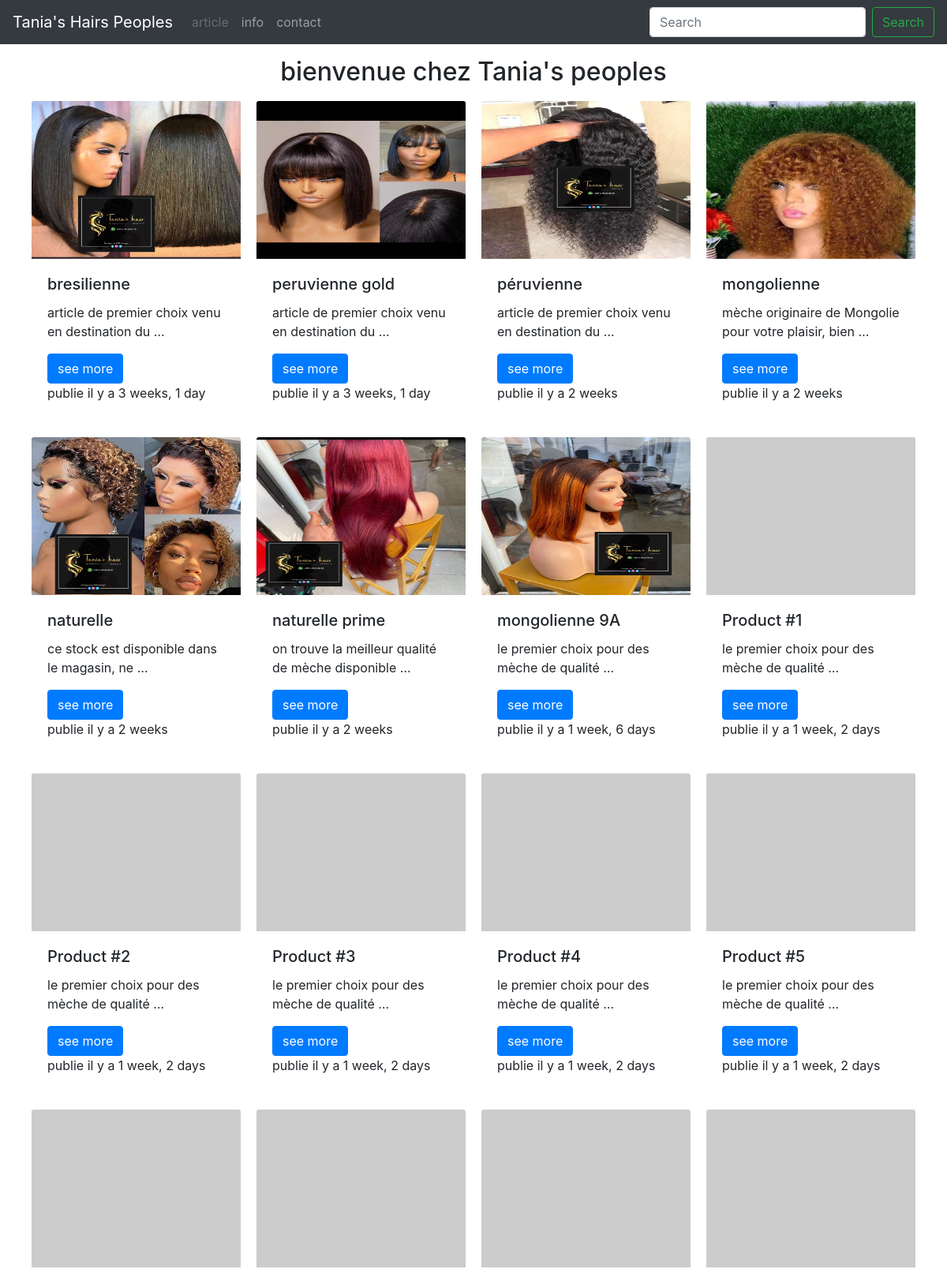
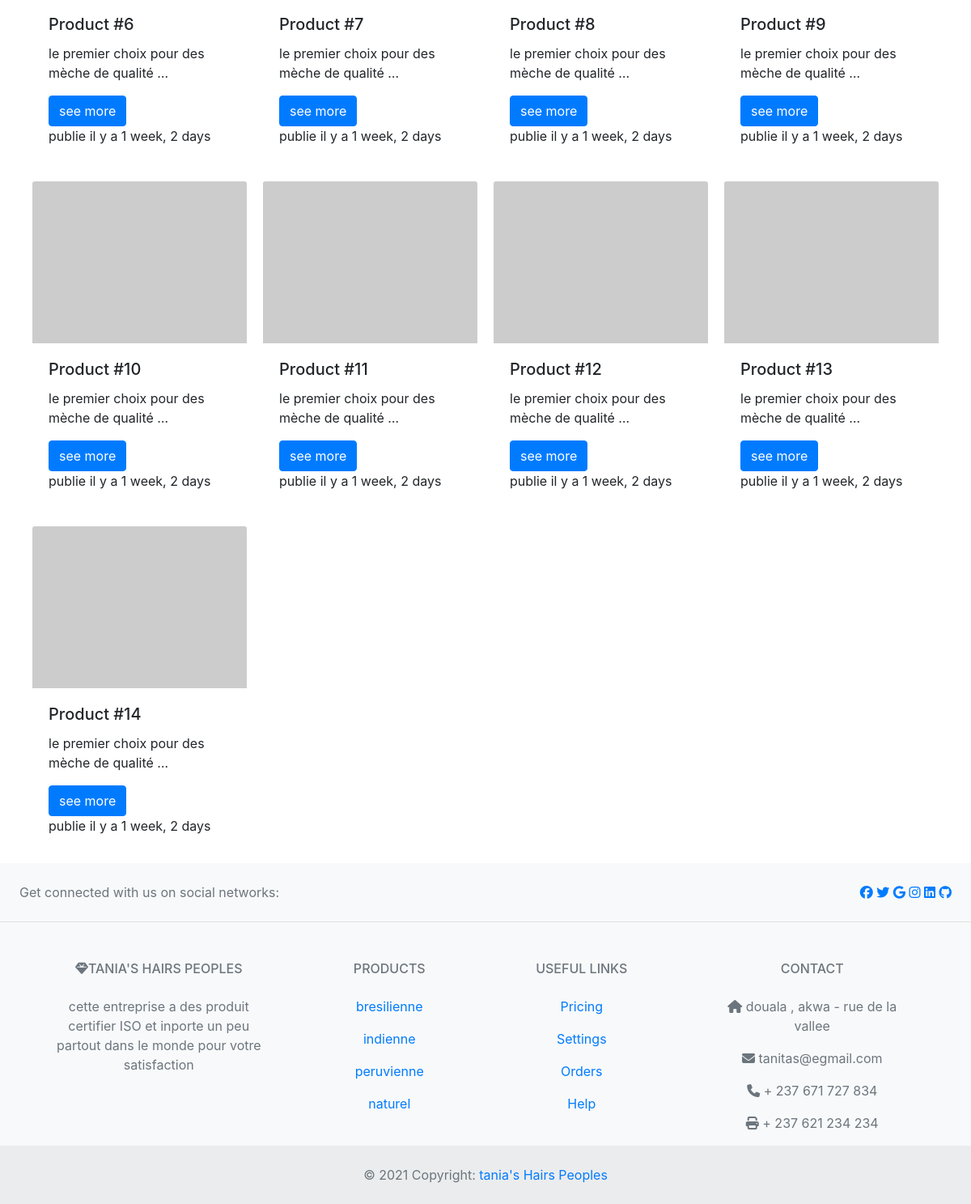
Screenshot of /essai/ with the database file from the repository (2 pictures, top to bottom).
### HomePage/models.py (models this page shows, shortened)
class Product(models.Model):
    category=models.CharField(max_length=100)
    name=models.CharField(max_length=150)
    description=models.TextField()
    image=models.ImageField()
    price=models.DecimalField(decimal_places=2, max_digits=1000)
    quantity=models.DecimalField(decimal_places=0, max_digits=10000)
    quality=models.CharField(max_length=120)
    created_at=models.DateTimeField(auto_now_add=True)
    upload_at=models.DateTimeField(auto_now=True)

### HomePage/views.py (the view)
# urls.py: path('essai/', essai, name="essai"),
def essai(request):
    list_produit=Product.objects.all()
    context={'list_product':list_produit}
    return render(request,'article.html', context)

### HomePage/templates/article.html (shortened to what this page needs)
<!doctype html>
<html lang="en">
  <head>
    <link rel="stylesheet" href="https://cdn.jsdelivr.net/npm/bootstrap@4.1.3/dist/css/bootstrap.min.css">
  </head>
  <body>
    <nav class="navbar navbar-expand-lg navbar navbar-dark bg-dark">
        <div class="collapse navbar-collapse" id="navbarTogglerDemo01">
          <a class="navbar-brand" href="http://127.0.0.1:8000/blog/">Tania's Hairs Peoples</a>
          <ul class="navbar-nav mr-auto mt-2 mt-lg-0">
            <li class="nav-item ">
              <a class="nav-link disabled" href="http://127.0.0.1:8000/essai/"> article <span class="sr-only">(current)</span></a>
            </li>
            <li class="nav-item">
              <a class="nav-link" href="http://127.0.0.1:8000/blog/" target="_blank">info</a>
            </li>
            <li class="nav-item">
              <a class="nav-link " href="#contact">contact</a>
            </li>
          </ul>
          <form class="form-inline my-2 my-lg-0" action="{% url 'search'%}">
            <input class="form-control mr-sm-2" type="search" placeholder="Search" aria-label="Search" name='article'>
            <button class="btn btn-outline-success my-2 my-sm-0" type="submit">Search</button>
          </form>
        </div>
      </nav>
      <h2 class='text-center mt-3'> bienvenue chez Tania's peoples </h2>
      <div class="container">
        <div class='row ' style='text-decoration: none;'>
        {% for article in list_product%}
            <div class="card col-12 col-md-6 col-lg-3 col-xl-3" style='padding:10px;border-style:none'>
              {% if article.image == 'http://default'%}
              <a href="{%url 'detail' article.id%}"> <img class="card-img-top" src="https://via.placeholder.com/400x300" style="height:200px;" alt="Card image cap"></a>
              {% else%}
              <a href="{%url 'detail' article.id%}"> <img class="card-img-top" src="{{article.image.url}}" style="height:200px;" alt="Card image cap"></a>
              {%endif%}
                <div class="card-body mb-1">
                  <h5 class="card-title">{{article.category}}</h5>
                  <p class="card-text">{{ article.description|truncatewords:8}}</p>
                  <a href="{%url 'detail' article.id%}" class="btn btn-primary">see more</a>
                  <p class="card-text">publie il y a {{ article.created_at|timesince}}</p>
                </div>
            </div>
        {% endfor%}
        </div>
      </div>
      <footer class="text-center text-lg-start bg-light text-muted">
        <section class="d-flex justify-content-center justify-content-lg-between p-4 border-bottom">
          <div class="me-5 d-none d-lg-block">
            <span>Get connected with us on social networks:</span>
          </div>
          <div >
            <a href="" class="me-4 text-reset">
              <i class="fa-brands fa-facebook"></i>
            </a>
            <a href="" class="me-4 text-reset">
              <i class="fab fa-twitter"></i>
            </a>
            <a href="" class="me-4 text-reset">
              <i class="fab fa-google"></i>
            </a>
            <a href="" class="me-4 text-reset">
              <i class="fab fa-instagram"></i>
            </a>
            <a href="" class="me-4 text-reset">
              <i class="fab fa-linkedin"></i>
            </a>
            <a href="" class="me-4 text-reset">
              <i class="fab fa-github"></i>
            </a>
          </div>
        </section>
        <section class="">
          <div class="container text-center text-md-start mt-5">
            <div class="row mt-3">
              <div class="col-md-3 col-lg-4 col-xl-3 mx-auto mb-4">
                <h6 class="text-uppercase fw-bold mb-4">
                  <i class="fas fa-gem me-3"></i>Tania's Hairs Peoples
                </h6>
                <p>
                  cette entreprise a des produit certifier ISO et inporte un peu partout dans le monde pour votre satisfaction
                </p>
              </div>
              <div class="col-md-2 col-lg-2 col-xl-2 mx-auto mb-4">
                <h6 class="text-uppercase fw-bold mb-4">
                  Products
                </h6>
                <p>
                  <a href="http://127.0.0.1:8000/admin" class="text-reset">bresilienne</a>
                </p>
                <p>
                  <a href="#!" class="text-reset">indienne</a>
                </p>
                <p>
                  <a href="#!" class="text-reset">peruvienne</a>
                </p>
                <p>
                  <a href="#!" class="text-reset">naturel</a>
                </p>
              </div>
              <div class="col-md-3 col-lg-2 col-xl-2 mx-auto mb-4">
                <h6 class="text-uppercase fw-bold mb-4">
                  Useful links
                </h6>
                <p>
                  <a href="#!" class="text-reset">Pricing</a>
                </p>
                <p>
                  <a href="#!" class="text-reset">Settings</a>
                </p>
                <p>
                  <a href="#!" class="text-reset">Orders</a>
                </p>
                <p>
                  <a href="#!" class="text-reset">Help</a>
                </p>
              </div>
              <div class="col-md-4 col-lg-3 col-xl-3 mx-auto mb-md-0 mb-4">
                <h6 class="text-uppercase fw-bold mb-4" id='contact'>Contact</h6>
                <p><i class="fas fa-home me-3"></i> douala , akwa - rue de la vallee</p>
                <p>
                  <i class="fas fa-envelope me-3"></i>
                  tanitas@egmail.com
                </p>
                <p><i class="fas fa-phone me-3"></i> + 237 671 727 834 </p>
                <p><i class="fas fa-print me-3"></i> + 237 621 234 234</p>
              </div>
            </div>
          </div>
        </section>
        <div class="text-center p-4" style="background-color: rgba(0, 0, 0, 0.05);">
          © 2021 Copyright:
          <a class="text-reset fw-bold" href="https://mdbootstrap.com/">tania's Hairs Peoples</a>
        </div>
      </footer>
      </body>
    </html>

### rows the page displays
Product: image (picture), category "bresilienne", description "article de premier choix venu en destination du …", created_at "3 weeks, 1 day"
Product: image (picture), category "peruvienne gold", description "article de premier choix venu en destination du …", created_at "3 weeks, 1 day"
Product: image (picture), category "péruvienne", description "article de premier choix venu en destination du …", created_at "2 weeks"
Product: image (picture), category "mongolienne", description "mèche originaire de Mongolie pour votre plaisir, bien …", created_at "2 weeks"
Product: image (picture), category "naturelle", description "ce stock est disponible dans le magasin, ne …", created_at "2 weeks"
Product: image (picture), category "naturelle prime", description "on trouve la meilleur qualité de mèche disponible …", created_at "2 weeks"
Product: image (picture), category "mongolienne 9A", description "le premier choix pour des mèche de qualité …", created_at "1 week, 6 days"
Product: category "Product #1", description "le premier choix pour des mèche de qualité …", created_at "1 week, 2 days"
Product: category "Product #2", description "le premier choix pour des mèche de qualité …", created_at "1 week, 2 days"
Product: category "Product #3", description "le premier choix pour des mèche de qualité …", created_at "1 week, 2 days"
Product: category "Product #4", description "le premier choix pour des mèche de qualité …", created_at "1 week, 2 days"
Product: category "Product #5", description "le premier choix pour des mèche de qualité …", created_at "1 week, 2 days"
Product: category "Product #6", description "le premier choix pour des mèche de qualité …", created_at "1 week, 2 days"
Product: category "Product #7", description "le premier choix pour des mèche de qualité …", created_at "1 week, 2 days"
Product: category "Product #8", description "le premier choix pour des mèche de qualité …", created_at "1 week, 2 days"
Product: category "Product #9", description "le premier choix pour des mèche de qualité …", created_at "1 week, 2 days"
Product: category "Product #10", description "le premier choix pour des mèche de qualité …", created_at "1 week, 2 days"
Product: category "Product #11", description "le premier choix pour des mèche de qualité …", created_at "1 week, 2 days"
Product: category "Product #12", description "le premier choix pour des mèche de qualité …", created_at "1 week, 2 days"
Product: category "Product #13", description "le premier choix pour des mèche de qualité …", created_at "1 week, 2 days"
Product: category "Product #14", description "le premier choix pour des mèche de qualité …", created_at "1 week, 2 days"
